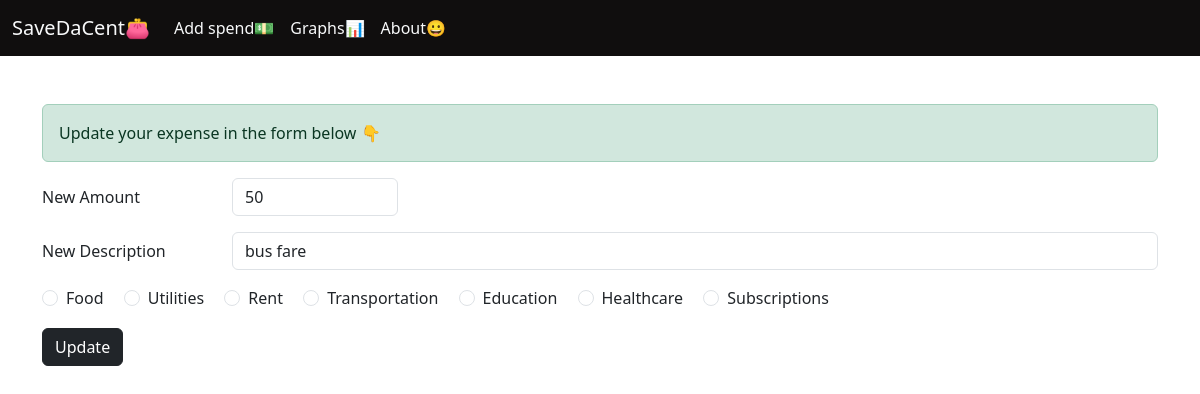
The page /update/1 on the database as committed earlier.
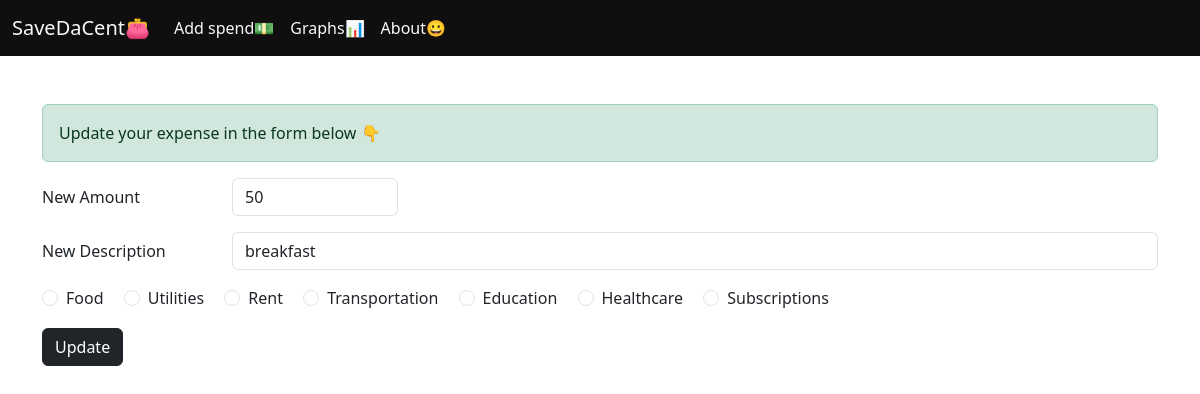
The same page on the database as committed later.
### app.py (models this page shows, shortened)
class money(db.Model):
    sno = db.Column(db.Integer, primary_key=True)
    amount = db.Column(db.Integer, nullable=False)
    desc = db.Column(db.String(200), nullable=False)
    category = db.Column(db.String(200), nullable=False)
    date_made = db.Column(db.DateTime, default=current_time_without_ms)

### app.py (the view, shortened to what this page needs)
@app.route('/update/<int:sno>', methods=['GET', 'POST'])
def update(sno):
    logger.debug(f"Update route accessed for sno: {sno}")
    spend = money.query.filter_by(sno=sno).first()
    return render_template('update.html', spend=spend)

### templates/update.html (shortened to what this page needs)
{% extends 'base.html' %}
{% block body %}
<div class="container my-5">
    <div class="alert alert-success" role="alert">
        Update your expense in the form below 👇
      </div>
    <form action="/update/{{spend.sno}}" method="POST">
        <div class="row mb-3">
          <label for="amount" class="col-sm-2 col-form-label">New Amount</label>
          <div class="col-sm-2">
            <input type="number" class="form-control" name="amount" value="{{spend.amount}}"  id="amount">
          </div>
        </div>
        <div class="row mb-3">
          <label for="description" class="col-sm-2 col-form-label">New Description</label>
          <div class="col-sm-10">
            <input type="text" class="form-control mb-10" name="desc" value="{{spend.desc}}" id="description">
          </div>
        </div>
        <fieldset class="row mb-3">
          <div class="col-sm-10">
              <div class="form-check form-check-inline">
                <input class="form-check-input" type="radio" name="inlineRadioOptions" id="inlineRadio1" value="Food" >
                <label class="form-check-label" for="inlineRadio1">Food</label>
              </div>
              <div class="form-check form-check-inline">
                <input class="form-check-input" type="radio" name="inlineRadioOptions" id="inlineRadio2" value="Utilities">
                <label class="form-check-label" for="inlineRadio2">Utilities</label>
              </div>
              <div class="form-check form-check-inline">
                <input class="form-check-input" type="radio" name="inlineRadioOptions" id="inlineRadio2" value="Rent">
                <label class="form-check-label" for="inlineRadio2">Rent</label>
              </div>
              <div class="form-check form-check-inline">
                <input class="form-check-input" type="radio" name="inlineRadioOptions" id="inlineRadio1" value="Transportation">
                <label class="form-check-label" for="inlineRadio1">Transportation</label>
              </div>
              <div class="form-check form-check-inline">
                <input class="form-check-input" type="radio" name="inlineRadioOptions" id="inlineRadio1" value="Education">
                <label class="form-check-label" for="inlineRadio1">Education</label>
              </div>
              <div class="form-check form-check-inline">
                <input class="form-check-input" type="radio" name="inlineRadioOptions" id="inlineRadio2" value="Healthcare">
                <label class="form-check-label" for="inlineRadio2">Healthcare</label>
              </div>
              <div class="form-check form-check-inline">
                <input class="form-check-input" type="radio" name="inlineRadioOptions" id="inlineRadio1" value="Subscriptions">
                <label class="form-check-label" for="inlineRadio1">Subscriptions</label>
              </div>
        <div class="my-3">
        <button type="submit" class="btn btn-dark">Update</button>
        </div>
    </form>
</div>
{% endblock body %}

Rows that differ between the two databases and show on the page:
changed money: desc "bus fare" → "breakfast"
